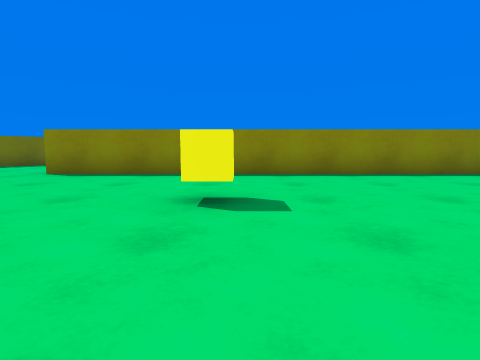
view 1 (above)

19 first-person views from a walk through a scene from a Unity 3-D project. The camera is 0.53 m above the floor, tilts 6° down and sees 80° across. The floor is counted in squares, 1 m on a side. Each view is taken from the middle of a square. On the plan, view 1 faces up. The plan holds only what a view shows up to about 9 squares ahead; the rest is blank. The place goes on beyond the plan. The player is left out.

view 2
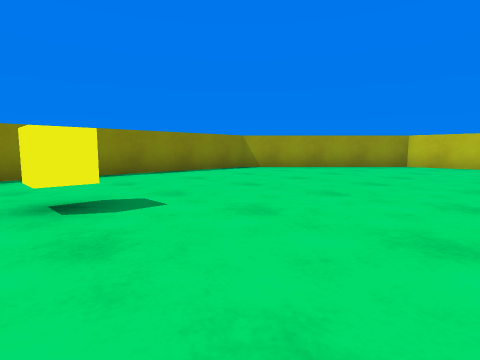

view 3
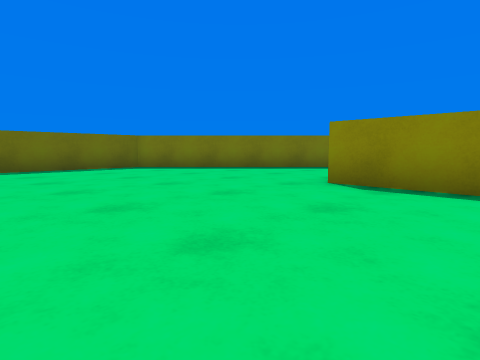

view 4
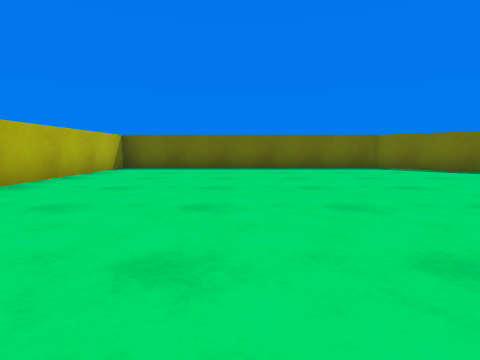

view 5
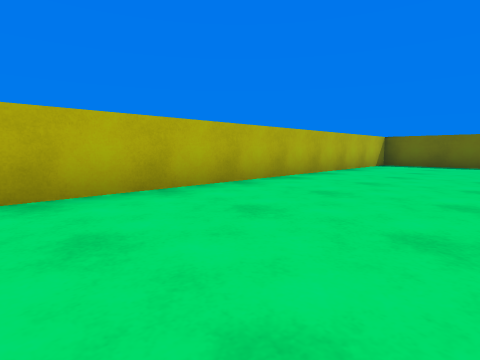

view 6
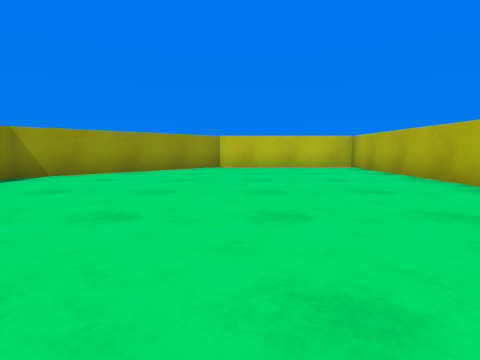

view 7
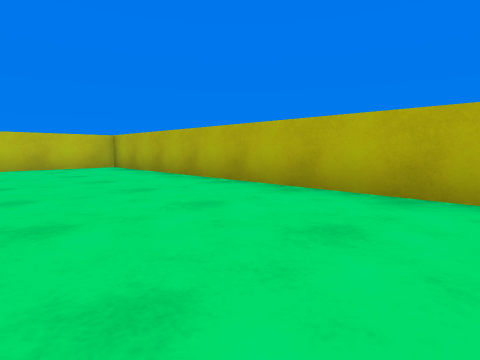

view 8
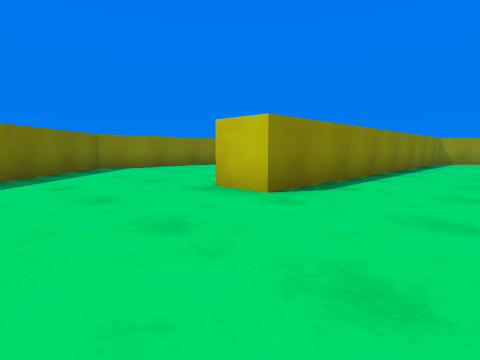

view 9
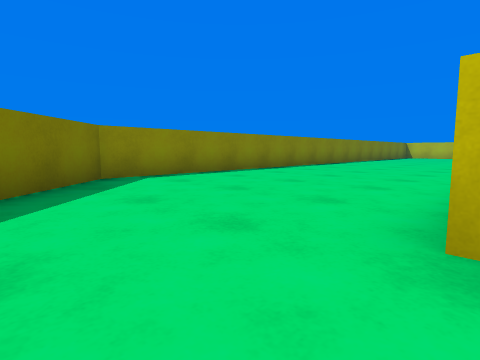

view 10
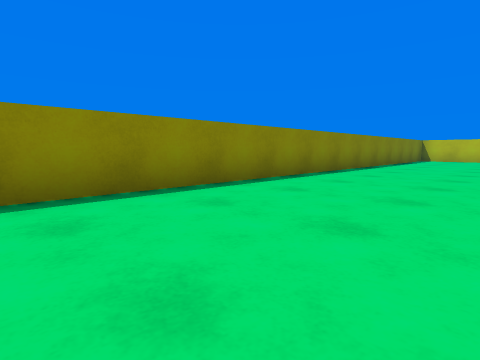

view 11
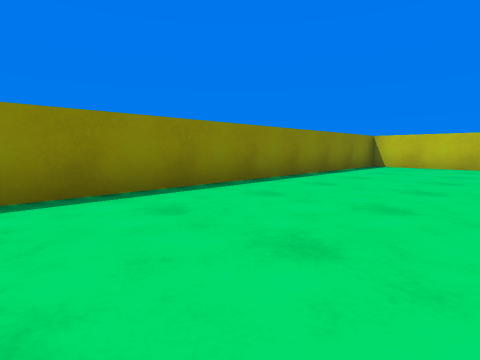

view 12
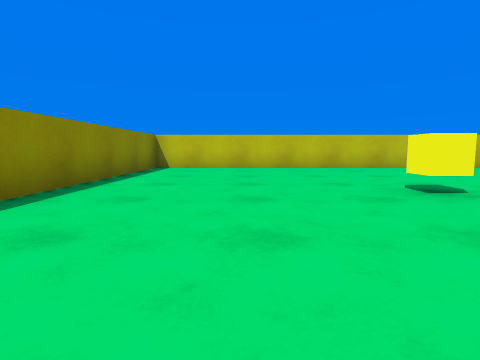

view 13
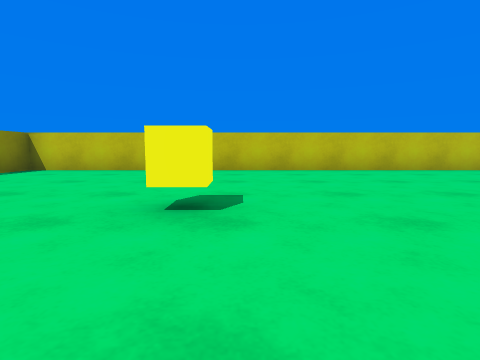

view 14
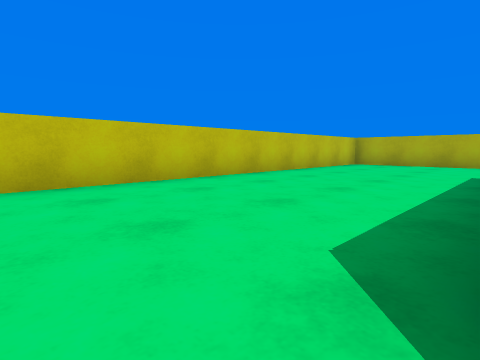

view 15
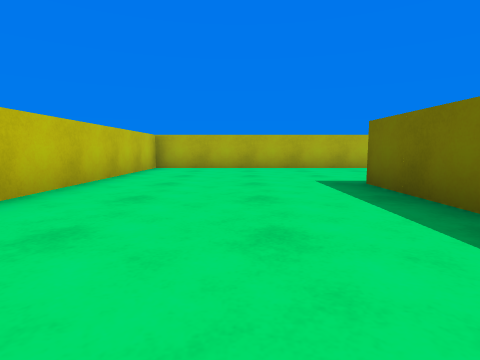

view 16
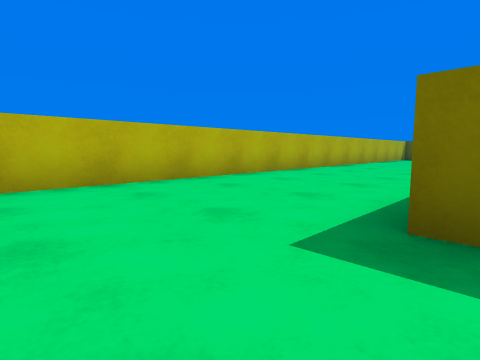

view 17
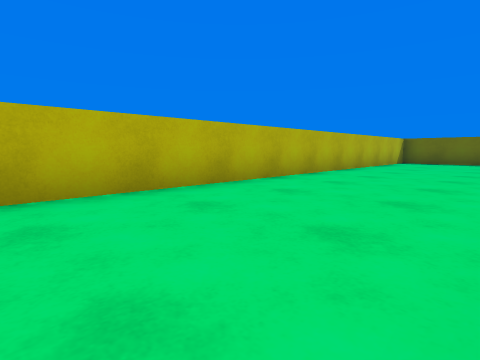

view 18
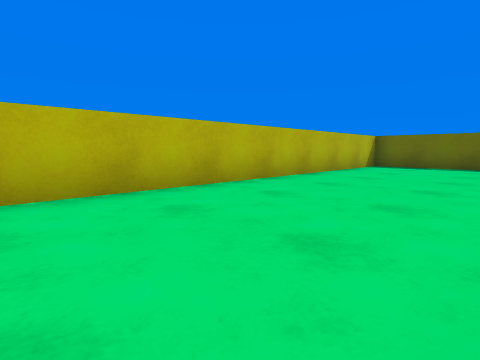

view 19
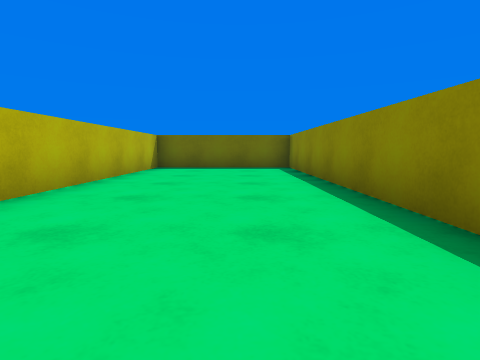

### Floor plan
Points are (right, up) in squares from view 1. A wall is a line through its corners. A room is listed if a view was taken in it or the views show most of it. See-through windows are left out.
Room 1 (views 1, 2, 3, 4, 5, 6, 7, 8, 9)
walls: (-5.8, 10.8) (-10.5, 6.1) (-10.5, -1.5) (9, -1.5) (9, 2.6) (5.4, 6.3) (-4.2, 6.3) (-4.2, 7.4)
ways out: opening at (-5.7, 9) to room 2
objects: yellow cube (0, 3)
Room 2 (views 10, 11, 12, 13, 14, 15, 16, 17, 18, 19)
walls: (10, -0.2) (10, -2.5); (2.2, -2.5) (-4.7, -2.5) (-4.7, -6.5) (14.5, -6.5) (14.5, 12.5) (-4.1, 12.5) (-5.8, 10.8)
ways out: opening at (-5.7, 9) to room 1
objects: yellow cube (10, 8)

Where each view was taken, in squares from view 1:
view 1: 0 up, 0 right, facing up
view 2: 0 up, 1 left, facing up-right
view 3: 2 up, 2 left, facing up-left
view 4: 2 up, 2 left, facing left
view 5: 2 up, 0 right, facing down-left
view 6: 2 up, 0 right, facing right
view 7: 2 up, 0 right, facing down-right
view 8: 4 up, 7 left, facing up-right
view 9: 7 up, 6 left, facing up-right
view 10: 9 up, 1 left, facing up-right
view 11: 9 up, 5 right, facing up-right
view 12: 10 up, 6 right, facing right
view 13: 7 up, 7 right, facing right
view 14: 4 up, 10 right, facing down-right
view 15: 2 up, 12 right, facing down
view 16: 2 down, 12 right, facing down-left
view 17: 3 down, 8 right, facing down-left
view 18: 3 down, 5 right, facing down-left
view 19: 4 down, 4 right, facing left
